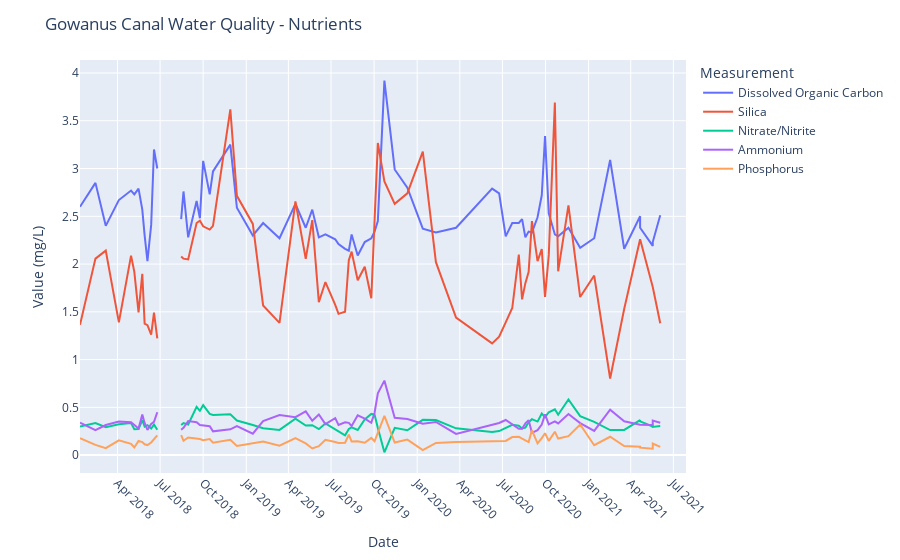

Notebook source saved alongside this figure:
### Code cell
fig = px.line(GC5, x="Date", y="Value (mg/L)", color= "Measurement", category_orders={"Measurement": ["Dissolved Organic Carbon", "Silica", "Nitrate/Nitrite", "Ammonium", "Phosphorus"],})

fig.update_layout(title = 'Gowanus Canal Water Quality - Nutrients', xaxis=dict(tickformat="%b %Y", tickangle=45))
fig.update_xaxes(dtick="M3")
